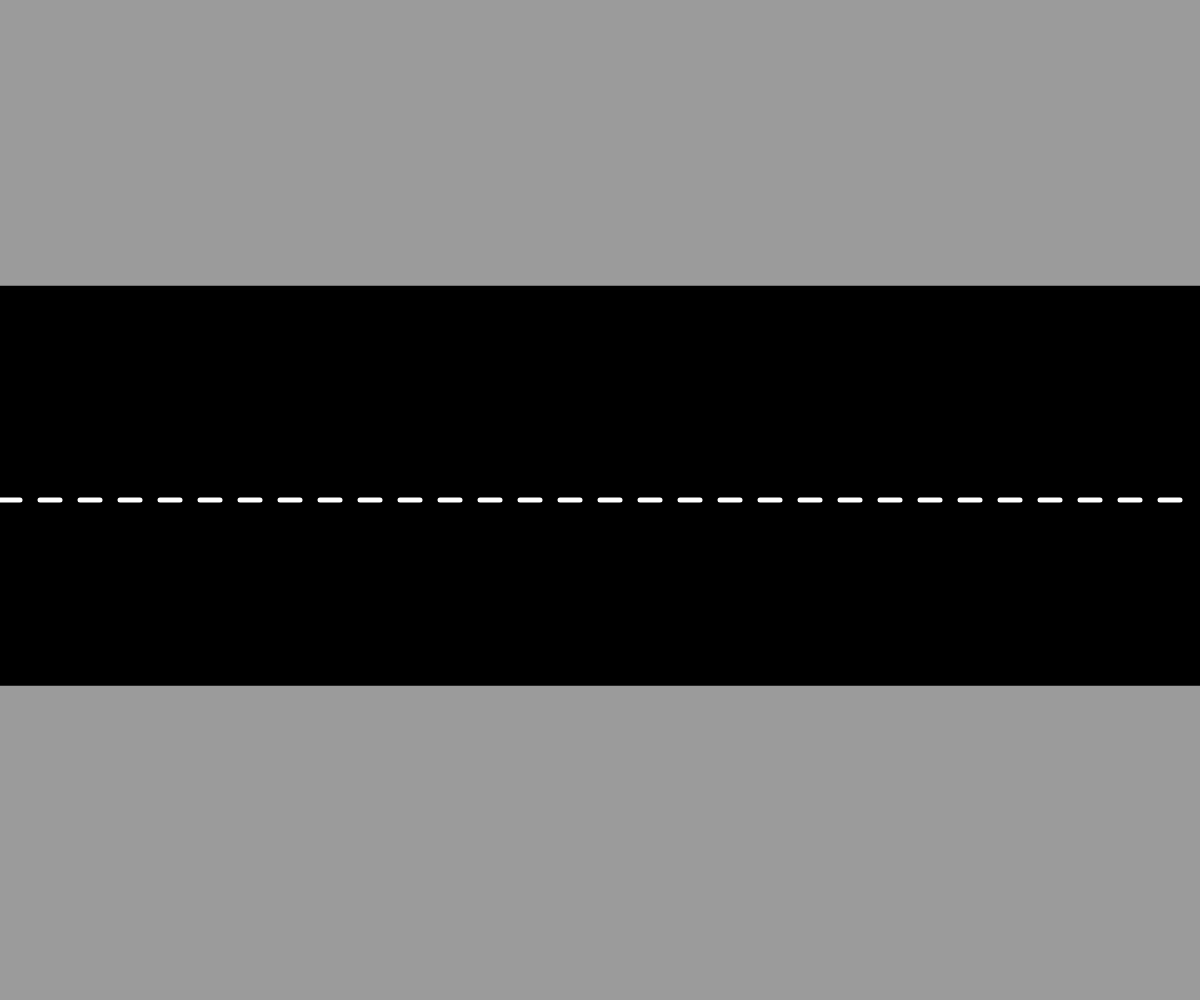
Frame 1 (no input)
Frame 60 (no input): identical to frame 1, image omitted
Frame 120 (the mouse pressed at the canvas centre since frame 60): identical to frame 1, image omitted

The p5.js sketch that drew this single still picture (run headless with seeded random() and noise() and a simulated clock; from frame 60 on, the mouse is pressed at the canvas centre):

// p5.js sketch
// ── sketch.js
// CARS CARS CARS CARS CARS CARS CARS cARS CARS CARS CAR CARS CARS CARS CARS CARS CARS CARS CARS
// Ian.H
// 10/18/2024

let dash1 = 0;
let dash2 = 20;
let myCar;
let eastbound = [];
let westbound = [];

function setup() {
  createCanvas(windowWidth, windowHeight);
}

function draw() {
  background(155);
  drawRoad();
  for(let i=0; i<eastbound.length; i++){
    eastbound[i].action();
  }
  for(let i=0; i<westbound.length; i++){
    westbound[i].action();
  }
}


function drawRoad(){
  fill(0);
  noStroke();
  rect(0,height/3.5,width,400);
  stroke(255);
  strokeWeight(5);
  while (dash1 < width){
    line(dash1,height/2,dash2,height/2);
    dash1 += 40;
    dash2 += 40;
  }
  dash1 = 0;
  dash2 = 20;

}
function mouseClicked(){
  if(keyIsPressed && keyCode === SHIFT){
    westbound.push(new vehicle(0,random(height/2.2,height/3.2),1));

  }
  else{
    eastbound.push(new vehicle(width,random(height/1.9,height/1.5),0));
  }

}

class vehicle{
  constructor(x,y, direction){
    this.x = x;
    this.y = y;
    this.colour = color(random(255), random(255),random(255));
    this.direction = direction;
    this.xspeed = random(1,30);
    this.type = int(random(2));



  }
  action(){
    //call the other functions
    this.speedup();
    this.slowdown();
    this.move();
    this.colorchange();
    this.display();
  }
  display(){
    if(this.type ===0){

      this.drawCar();


    }
    else if(this.type === 1){
      this.drawTruck();
      

    }
  }
  drawCar(){
    fill(this.colour);
    rect(this.x,this.y,100,40);

  }
  drawTruck(){
    fill(this.colour);
    ellipse(this.x,this.y,100,40);

  }
  move(){
    if (this.direction === 1){
      this.x += this.xspeed;
      if (this.x > width){
        this.x =0;
      }
  

    }
    else if (this.direction === 0){
      this.x -= this.xspeed;
      if (this.x < 0){
        this.x =width;
      }
  

    }


  }
  speedup(){
    if (this.direction === 1){
      if (random(1,100) >= 100){
        xspeed += random(1,15);
      }
    }
    if (this.direction === 0){
      if (random(1,100) >= 100){
        xspeed += random(-15,-1);
      }
    }
  }
  slowdown(){
    if (this.direction === 1){
      if (random(1,100) >= 100){
        xspeed -= random(1,15);
      }
    }
    if (this.direction === 0){
      if (random(1,100) >= 100){
        xspeed -= random(-15,-1);
      }
    }
  }
  colorchange(){
    if(random(1,100) >= 100){
      this.colour = color(random(255),random(255),random(255));

    }
  }
}
